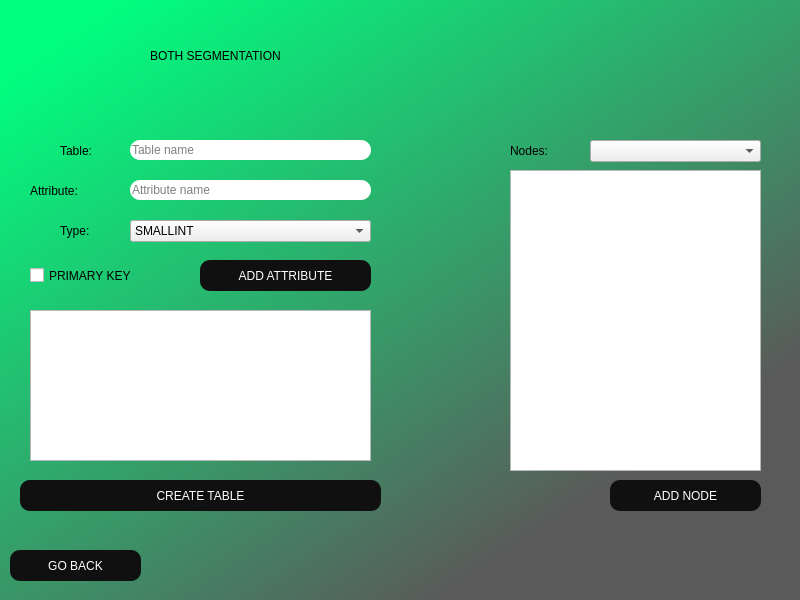
<?xml version="1.0" encoding="UTF-8"?>
<ui version="4.0">
 <class>MainWindow</class>
 <widget class="QMainWindow" name="MainWindow">
  <property name="geometry">
   <rect>
    <x>0</x>
    <y>0</y>
    <width>800</width>
    <height>600</height>
   </rect>
  </property>
  <property name="minimumSize">
   <size>
    <width>800</width>
    <height>600</height>
   </size>
  </property>
  <property name="maximumSize">
   <size>
    <width>800</width>
    <height>600</height>
   </size>
  </property>
  <property name="windowTitle">
   <string>MainWindow</string>
  </property>
  <property name="styleSheet">
   <string notr="true">QWidget#centralwidget{
	background-color: qlineargradient(spread:pad, x1:0.063, y1:0.068, x2:0.744318, y2:0.83, stop:0 rgba(0, 255, 127, 255), stop:1 rgba(90, 90, 90, 255));
}</string>
  </property>
  <widget class="QWidget" name="centralwidget">
   <widget class="QLabel" name="label">
    <property name="geometry">
     <rect>
      <x>150</x>
      <y>10</y>
      <width>521</width>
      <height>91</height>
     </rect>
    </property>
    <property name="styleSheet">
     <string notr="true">font: 75 36pt &quot;Arial&quot;;
color: black;</string>
    </property>
    <property name="text">
     <string>BOTH SEGMENTATION</string>
    </property>
   </widget>
   <widget class="QLabel" name="lblNodes">
    <property name="geometry">
     <rect>
      <x>510</x>
      <y>130</y>
      <width>81</width>
      <height>41</height>
     </rect>
    </property>
    <property name="styleSheet">
     <string notr="true">font: 75 16pt &quot;Arial&quot;;
color: black;</string>
    </property>
    <property name="text">
     <string>Nodes:</string>
    </property>
   </widget>
   <widget class="QPushButton" name="btnCreate">
    <property name="geometry">
     <rect>
      <x>20</x>
      <y>480</y>
      <width>361</width>
      <height>31</height>
     </rect>
    </property>
    <property name="styleSheet">
     <string notr="true">border-radius: 10px;
font: 12pt &quot;Arial&quot;;
background-color: rgb(16, 16, 16);
color: rgb(255, 255, 255);

</string>
    </property>
    <property name="text">
     <string>CREATE TABLE</string>
    </property>
   </widget>
   <widget class="QComboBox" name="cbNodes">
    <property name="geometry">
     <rect>
      <x>590</x>
      <y>140</y>
      <width>171</width>
      <height>22</height>
     </rect>
    </property>
    <property name="styleSheet">
     <string notr="true">font: 12pt &quot;Arial&quot;;</string>
    </property>
   </widget>
   <widget class="QPushButton" name="btnGoBack">
    <property name="geometry">
     <rect>
      <x>10</x>
      <y>550</y>
      <width>131</width>
      <height>31</height>
     </rect>
    </property>
    <property name="styleSheet">
     <string notr="true">border-radius: 10px;
font: 12pt &quot;Arial&quot;;
background-color: rgb(16, 16, 16);
color: rgb(255, 255, 255);

</string>
    </property>
    <property name="text">
     <string>GO BACK</string>
    </property>
   </widget>
   <widget class="QListWidget" name="lstNodes">
    <property name="geometry">
     <rect>
      <x>510</x>
      <y>170</y>
      <width>251</width>
      <height>301</height>
     </rect>
    </property>
    <property name="styleSheet">
     <string notr="true">font: 16pt &quot;Arial&quot;;</string>
    </property>
   </widget>
   <widget class="QPushButton" name="btnAddNode">
    <property name="geometry">
     <rect>
      <x>610</x>
      <y>480</y>
      <width>151</width>
      <height>31</height>
     </rect>
    </property>
    <property name="styleSheet">
     <string notr="true">border-radius: 10px;
font: 12pt &quot;Arial&quot;;
background-color: rgb(16, 16, 16);
color: rgb(255, 255, 255);

</string>
    </property>
    <property name="text">
     <string>ADD NODE</string>
    </property>
   </widget>
   <widget class="QLineEdit" name="inputName">
    <property name="geometry">
     <rect>
      <x>130</x>
      <y>140</y>
      <width>241</width>
      <height>20</height>
     </rect>
    </property>
    <property name="styleSheet">
     <string notr="true">border-radius: 10px;
font: 10pt &quot;Arial&quot;;</string>
    </property>
    <property name="text">
     <string/>
    </property>
    <property name="placeholderText">
     <string>Table name</string>
    </property>
   </widget>
   <widget class="QCheckBox" name="chbPrimaryKey">
    <property name="geometry">
     <rect>
      <x>30</x>
      <y>260</y>
      <width>161</width>
      <height>31</height>
     </rect>
    </property>
    <property name="styleSheet">
     <string notr="true">font: 16pt &quot;Arial&quot;;</string>
    </property>
    <property name="text">
     <string>PRIMARY KEY</string>
    </property>
   </widget>
   <widget class="QPushButton" name="btnAddAttribute">
    <property name="geometry">
     <rect>
      <x>200</x>
      <y>260</y>
      <width>171</width>
      <height>31</height>
     </rect>
    </property>
    <property name="styleSheet">
     <string notr="true">border-radius: 10px;
font: 12pt &quot;Arial&quot;;
background-color: rgb(16, 16, 16);
color: rgb(255, 255, 255);

</string>
    </property>
    <property name="text">
     <string>ADD ATTRIBUTE</string>
    </property>
   </widget>
   <widget class="QLabel" name="lblAttributeName">
    <property name="geometry">
     <rect>
      <x>30</x>
      <y>170</y>
      <width>81</width>
      <height>41</height>
     </rect>
    </property>
    <property name="styleSheet">
     <string notr="true">font: 75 16pt &quot;Arial&quot;;
color: black;</string>
    </property>
    <property name="text">
     <string>Attribute:</string>
    </property>
   </widget>
   <widget class="QComboBox" name="cbAttributesType">
    <property name="geometry">
     <rect>
      <x>130</x>
      <y>220</y>
      <width>241</width>
      <height>22</height>
     </rect>
    </property>
    <property name="styleSheet">
     <string notr="true">font: 12pt &quot;Arial&quot;;</string>
    </property>
    <item>
     <property name="text">
      <string>SMALLINT</string>
     </property>
    </item>
    <item>
     <property name="text">
      <string>INT</string>
     </property>
    </item>
    <item>
     <property name="text">
      <string>BIGINT</string>
     </property>
    </item>
    <item>
     <property name="text">
      <string>BOOLEAN</string>
     </property>
    </item>
    <item>
     <property name="text">
      <string>CHAR(50)</string>
     </property>
    </item>
    <item>
     <property name="text">
      <string>VARCHAR(50)</string>
     </property>
    </item>
    <item>
     <property name="text">
      <string>JSON</string>
     </property>
    </item>
    <item>
     <property name="text">
      <string>SERIAL</string>
     </property>
    </item>
    <item>
     <property name="text">
      <string>MONEY</string>
     </property>
    </item>
    <item>
     <property name="text">
      <string>DATE</string>
     </property>
    </item>
    <item>
     <property name="text">
      <string>TYMESTAMP</string>
     </property>
    </item>
    <item>
     <property name="text">
      <string>XML</string>
     </property>
    </item>
   </widget>
   <widget class="QLineEdit" name="inputAttributeName">
    <property name="geometry">
     <rect>
      <x>130</x>
      <y>180</y>
      <width>241</width>
      <height>20</height>
     </rect>
    </property>
    <property name="styleSheet">
     <string notr="true">border-radius: 10px;
font: 10pt &quot;Arial&quot;;</string>
    </property>
    <property name="text">
     <string/>
    </property>
    <property name="placeholderText">
     <string>Attribute name</string>
    </property>
   </widget>
   <widget class="QListWidget" name="lstAttributes">
    <property name="geometry">
     <rect>
      <x>30</x>
      <y>310</y>
      <width>341</width>
      <height>151</height>
     </rect>
    </property>
    <property name="styleSheet">
     <string notr="true">font: 16pt &quot;Arial&quot;;</string>
    </property>
   </widget>
   <widget class="QLabel" name="lblTableName">
    <property name="geometry">
     <rect>
      <x>60</x>
      <y>130</y>
      <width>81</width>
      <height>41</height>
     </rect>
    </property>
    <property name="styleSheet">
     <string notr="true">font: 75 16pt &quot;Arial&quot;;
color: black;</string>
    </property>
    <property name="text">
     <string>Table:</string>
    </property>
   </widget>
   <widget class="QLabel" name="lblAttributeType">
    <property name="geometry">
     <rect>
      <x>60</x>
      <y>210</y>
      <width>81</width>
      <height>41</height>
     </rect>
    </property>
    <property name="styleSheet">
     <string notr="true">font: 75 16pt &quot;Arial&quot;;
color: black;</string>
    </property>
    <property name="text">
     <string>Type:</string>
    </property>
   </widget>
  </widget>
 </widget>
 <resources/>
 <connections/>
</ui>
